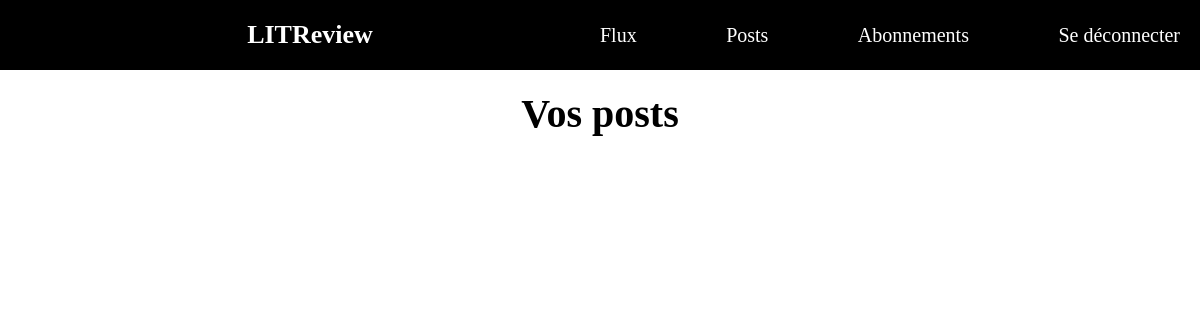
Page /flux/myposts/ (signed in) on the earlier database version.
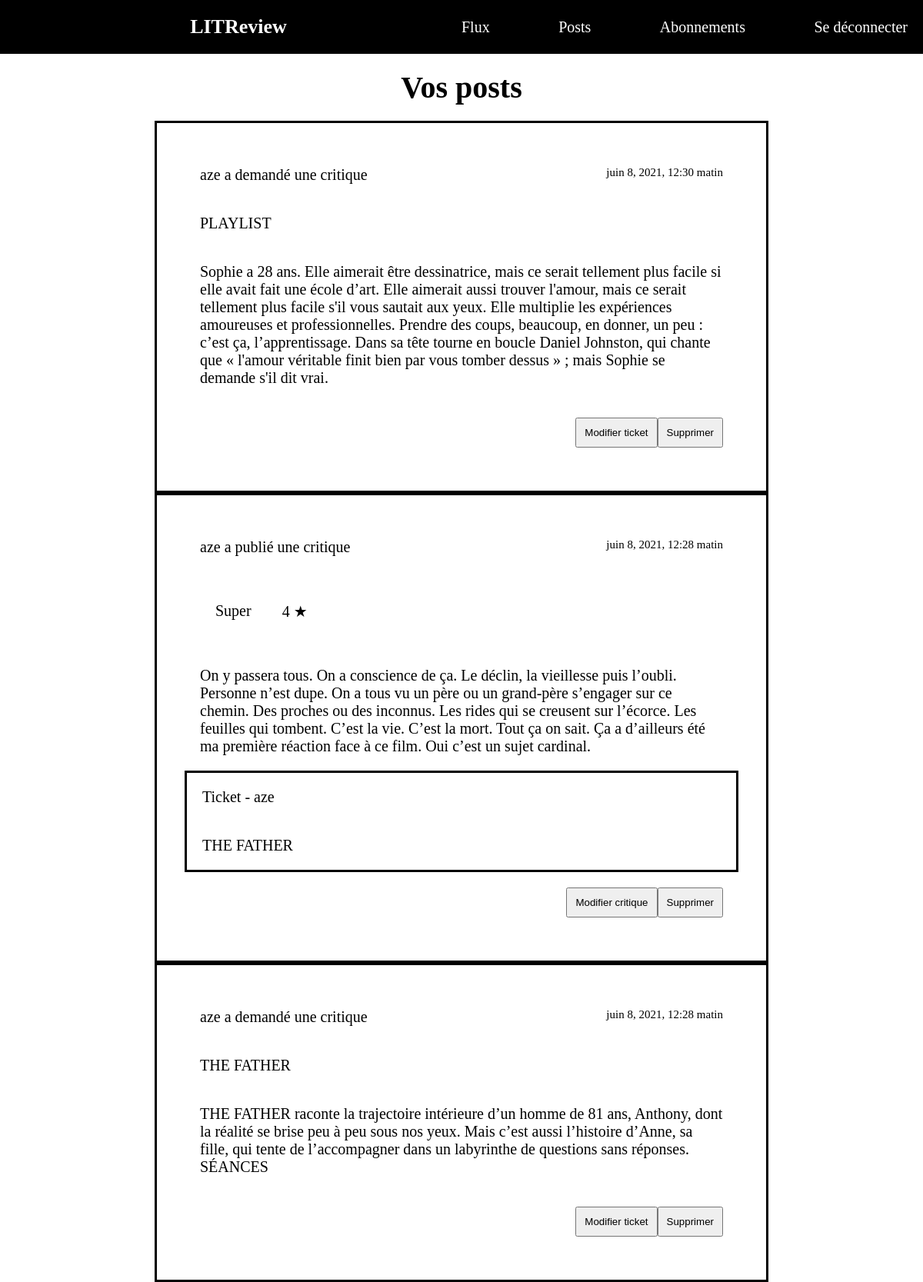
Same page on the later database version.
### ticket/models.py (models this page shows)
class Ticket(models.Model):
    title = models.CharField(max_length=128)
    description = models.TextField(max_length=2048, blank=True)
    user = models.ForeignKey(to=settings.AUTH_USER_MODEL, on_delete=models.CASCADE)
    image = models.ImageField(null=True, blank=True)
    time_created = models.DateTimeField(auto_now_add=True)
    objects = TicketManager()

### critics/models.py (models this page shows)
class Review(models.Model):
    ticket = models.ForeignKey(to=Ticket, on_delete=models.CASCADE)
    rating = models.PositiveSmallIntegerField(
        validators=[MinValueValidator(0), MaxValueValidator(5)],
    )
    headline = models.CharField(max_length=128)
    body = models.TextField(max_length=8192, blank=True)
    user = models.ForeignKey(to=settings.AUTH_USER_MODEL, on_delete=models.CASCADE)
    time_created = models.DateTimeField(auto_now_add=True)
    objects = ReviewManager()

### critics/views.py (the view)
@login_required
def get_myposts_view(request):
    if request.method == "GET":
        if "action" in request.GET:
            action = request.GET.get("action")
            if action == "logout":
                if request.user.is_authenticated:
                    logout(request)
                    return redirect(reverse_lazy("flux"))
    context = {"user": request.user}
    tickets = Ticket.objects.get_by_user(request.user)
    reviews = Review.objects.get_by_user(request.user)
    posts = sorted(
        chain(reviews, tickets), key=lambda post: post.time_created, reverse=True
    )
    context["posts"] = posts
    return render(request, "critics/your_posts.html", context)

### critics/models.py (called while the page is built)
    def get_by_user(self, username):
        reviews_by_user = self.filter(user=username)
        reviews_by_user = reviews_by_user.annotate(
            content_type=Value("REVIEW", CharField())
        )
        return reviews_by_user

### ticket/models.py (called while the page is built)
    def get_by_user(self, username):
        tickets_by_user = self.filter(user=username)
        tickets_by_user = tickets_by_user.annotate(
            content_type=Value("TICKET", CharField())
        )
        return tickets_by_user

### critics/templates/critics/your_posts.html (shortened to what this page needs)
{% extends 'base/base.html' %}
{% block content %}
<div class="your_posts_title">
    Vos posts
</div>
{% for post in posts %}
<div class="container_post">
    <div class=post>
        {% if post.content_type == 'TICKET' %}
        {% include 'critics/ticket.html' with ticket=post %}
        <div class="container_button_review">
            <form action="{% url 'update_ticket' pk=post.pk %}">
                <input type="submit" value="Modifier ticket" />
            </form>
            <form action="{% url 'del_ticket' ticket=post.pk %}" method="post">
                <input type="submit" value="Supprimer">
            </form>
        </div>
        {% elif post.content_type == 'REVIEW' %}
        {% include 'critics/review.html' with review=post %}
        <div class="container_button_review">
            <form action="{% url 'update_review' pk=post.pk %}">
                <input type="submit" value="Modifier critique" />
            </form>
            <form action="{% url 'del_review' review=post.pk %}" method="post">
                <input type="submit" value="Supprimer">
            </form>
            {% endif %}
        </div>
    </div>
</div>
{% endfor %}
{% endblock %}

### critics/templates/critics/ticket.html (shortened to what this page needs)
<div class="ticket_date_user">
    <div class="ticket_user"> {{ticket.user}} a demandé une critique</div>
    <div class="ticket_date">{{ticket.time_created}}</div>
</div>
<div class="ticket_title">
    {{ticket.title}}
</div>
<div class="ticket_description">
    {{ticket.description}}
</div>

### critics/templates/critics/review.html (shortened to what this page needs)
<div class="review_date_user">
    <div class="review_user"> {{review.user}} a publié une critique</div>
    <div class="review_date">{{review.time_created}}</div>
</div>
<div class="review_title_rating">
    <div class="review_title"> {{review.headline}}</div>
    <div class="review_rating">{{review.rating}} &#9733</div>
</div>
<div class="review_body">
    {{review.body}}
</div>
<div class="review_ticket_container">
    <div class="review_ticket_user">
        Ticket - {{review.ticket.user}}
    </div>
    <div class="review_ticket_title">
        {{review.ticket.title}}
    </div>
</div>

Differences in the rows shown:
added Ticket: user "aze", time_created "juin 8, 2021, 12:30 matin", title "PLAYLIST", description "Sophie a 28 ans. Elle aimerait être dessinatrice, mais ce serait tellement plus facile si elle avait fait une école d’art. Elle aimerait aussi trouver l'amour, mais ce serait tellement plus facile s'il vous sautait aux yeux. Elle multiplie les expériences amoureuses et professionnelles. Prendre des coups, beaucoup, en donner, un peu : c’est ça, l’apprentissage. Dans sa tête tourne en boucle Daniel Johnston, qui chante que « l'amour véritable finit bien par vous tomber dessus » ; mais Sophie se demande s'il dit vrai."
added Review: user "aze", time_created "juin 8, 2021, 12:28 matin", headline "Super", rating "4", body "On y passera tous. On a conscience de ça. Le déclin, la vieillesse puis l’oubli. Personne n’est dupe. On a tous vu un père ou un grand-père s’engager sur ce chemin. Des proches ou des inconnus. Les rides qui se creusent sur l’écorce. Les feuilles qui tombent. C’est la vie. C’est la mort. Tout ça on sait. Ça a d’ailleurs été ma première réaction face à ce film. Oui c’est un sujet cardinal.", ticket.user "aze", ticket "THE FATHER"
added Ticket: user "aze", time_created "juin 8, 2021, 12:28 matin", title "THE FATHER", description "THE FATHER raconte la trajectoire intérieure d’un homme de 81 ans, Anthony, dont la réalité se brise peu à peu sous nos yeux. Mais c’est aussi l’histoire d’Anne, sa fille, qui tente de l’accompagner dans un labyrinthe de questions sans réponses. SÉANCES"
